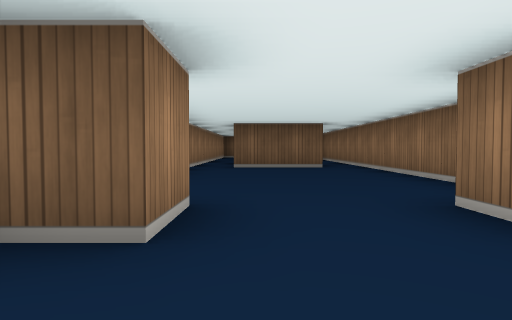
view 1 (above)

16 first-person views from a walk through a cub3D ray-caster map. The camera is about half as high as the walls, tilts 2° down and sees 75° across. The floor is counted in squares. Each view is taken from the middle of a square. On the plan, view 1 faces up. The plan holds only what a view shows up to about 9 squares ahead; the rest is blank.

view 2
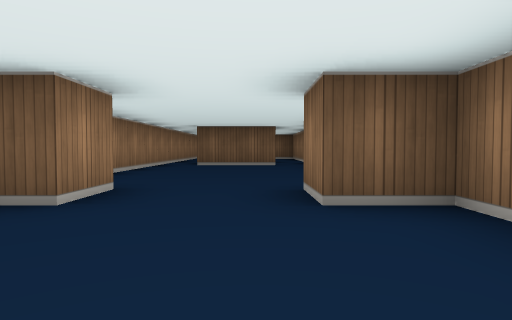

view 3
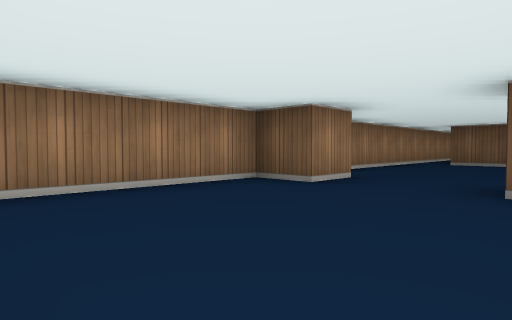

view 4
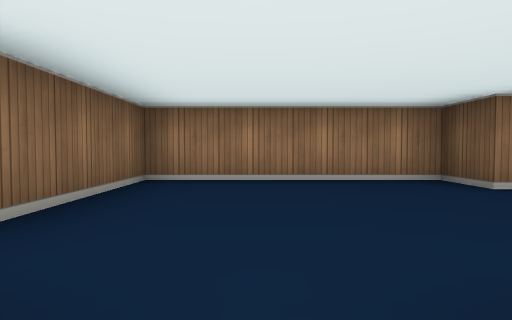

view 5
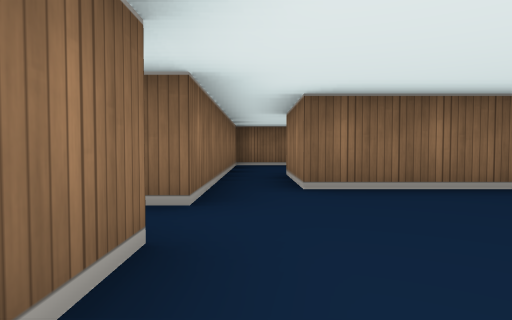

view 6
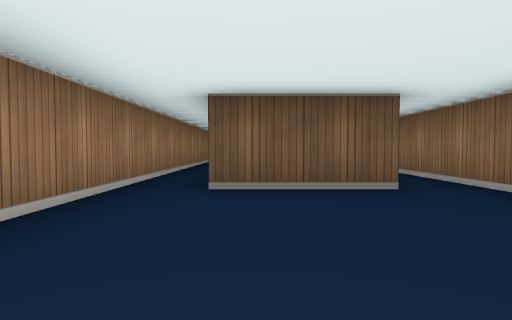

view 7
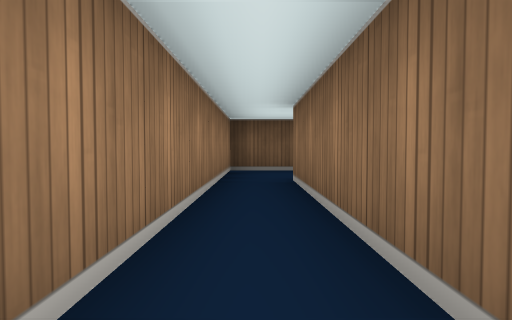

view 8
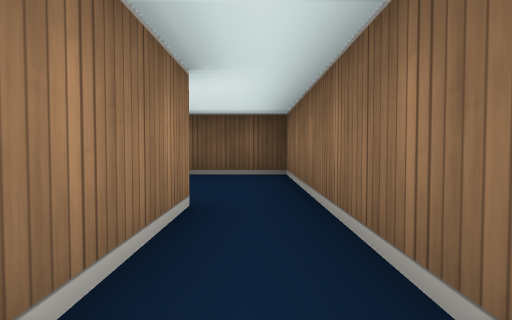

view 9
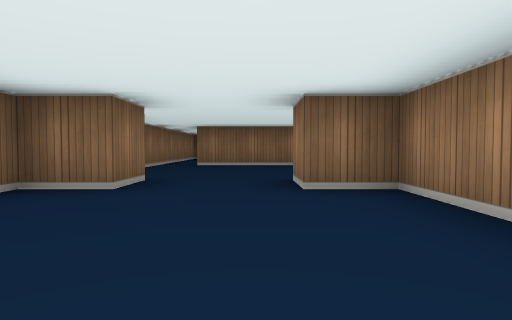

view 10
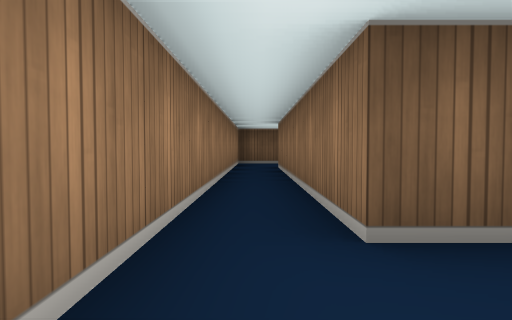

view 11
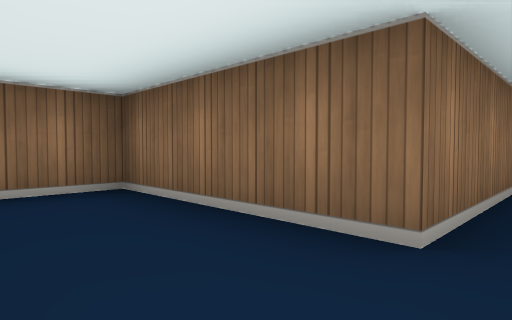

view 12
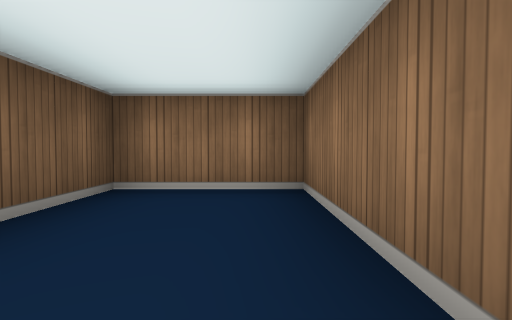

view 13
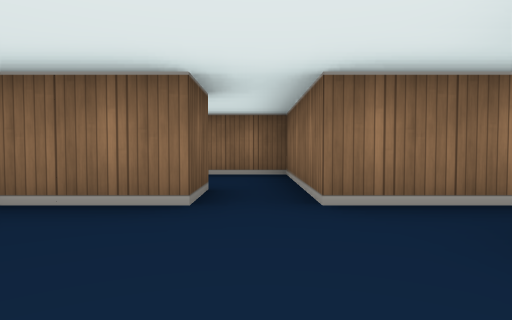

view 14
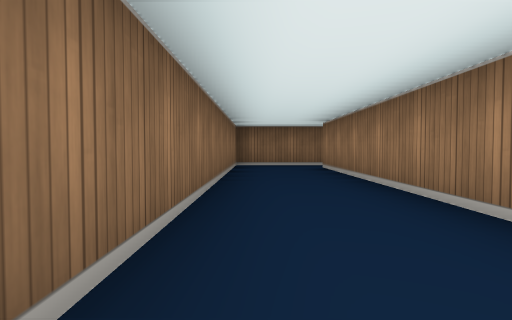

view 15
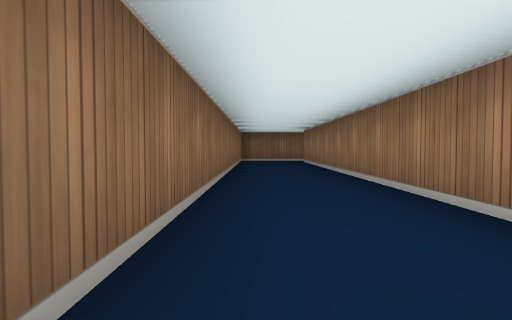

view 16
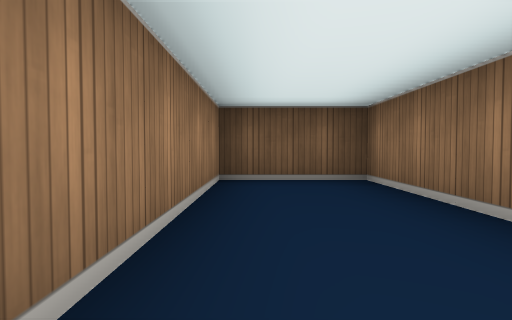

### Floor plan
Points are (right, up) in squares from view 1. A wall is a line through its corners. A room is listed if a view was taken in it or the views show most of it. See-through windows are left out.
Room 1 (views 1, 2, 3, 4, 5, 13)
walls: (3.5, -0.5) (2.5, -0.5) (2.5, 1.5) (1.5, 1.5) (1.5, 2.5); (-0.5, 2.5) (-0.5, 1.5) (-1.5, 1.5) (-1.5, -2.5) (1.5, -2.5); (2.5, -2.5) (2.5, -1.5) (3.5, -1.5)
ways out: opening at (0.5, 2) to room 2; opening at (3, -1) to room 4; opening at (2, -3.5)
Room 2 (views 6, 7, 8, 9, 10)
walls: (1.5, 2.5) (2.5, 2.5) (2.5, 9.5); (1.5, 9.5) (1.5, 7.5) (-0.5, 7.5) (-0.5, 13.5); (-1.5, 13.5) (-1.5, 2.5) (-0.5, 2.5)
ways out: opening at (0.5, 2) to room 1; opening at (-1, 14) to room 3; opening at (2, 9) to room 5
Room 3 (views 11, 12)
walls: (-0.5, 13.5) (2.5, 13.5) (2.5, 15.5) (-1.5, 15.5) (-1.5, 13.5)
ways out: opening at (-1, 14) to room 2
Room 4 (views 14, 15, 16)
walls: (3.5, -1.5) (5.5, -1.5) (5.5, 10.5) (3.5, 10.5) (3.5, -0.5)
ways out: opening at (3, -1) to room 1
Room 5 (no view inside)
walls: (2.5, 9.5) (2.5, 12.5) (0.9, 12.5)
ways out: opening at (2, 9) to room 2

Where each view was taken, in squares from view 1:
view 1: 0 up, 0 right, facing up
view 2: 1 down, 1 right, facing up
view 3: 2 down, 2 right, facing up-left
view 4: 1 down, 3 right, facing left
view 5: 1 up, 2 right, facing down
view 6: 4 up, 0 right, facing up
view 7: 9 up, 1 left, facing up
view 8: 7 up, 2 right, facing up
view 9: 6 up, 0 right, facing down
view 10: 6 up, 1 left, facing up
view 11: 15 up, 1 left, facing down-right
view 12: 14 up, 1 left, facing right
view 13: 1 down, 0 right, facing right
view 14: 7 up, 5 right, facing down
view 15: 10 up, 5 right, facing down
view 16: 6 up, 4 right, facing up
